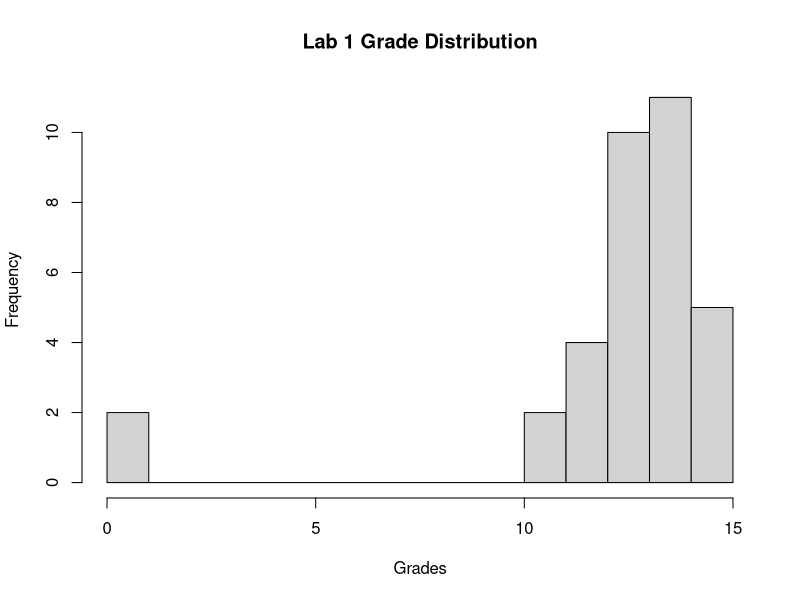

Here is the R script that generated this plot:
library(tidyverse)

grades_lab1 <- c(0, 0, 15, 12.25, 11.25, 10.5, 12, 13.25, 14.25, 12.5, 14.25, 13.5, 10.25, 13, 14, 13.75, 12.5, 14.25, 11.75, 12.25, 13, 13.25, 12.25, 12.25, 14, 13.5, 14.75, 13.75, 13.5, 13, 11.5, 13.25, 12.5, 14)

hist(grades_lab1, breaks = 20, 
     main = "Lab 1 Grade Distribution",
     xlab = "Grades")

